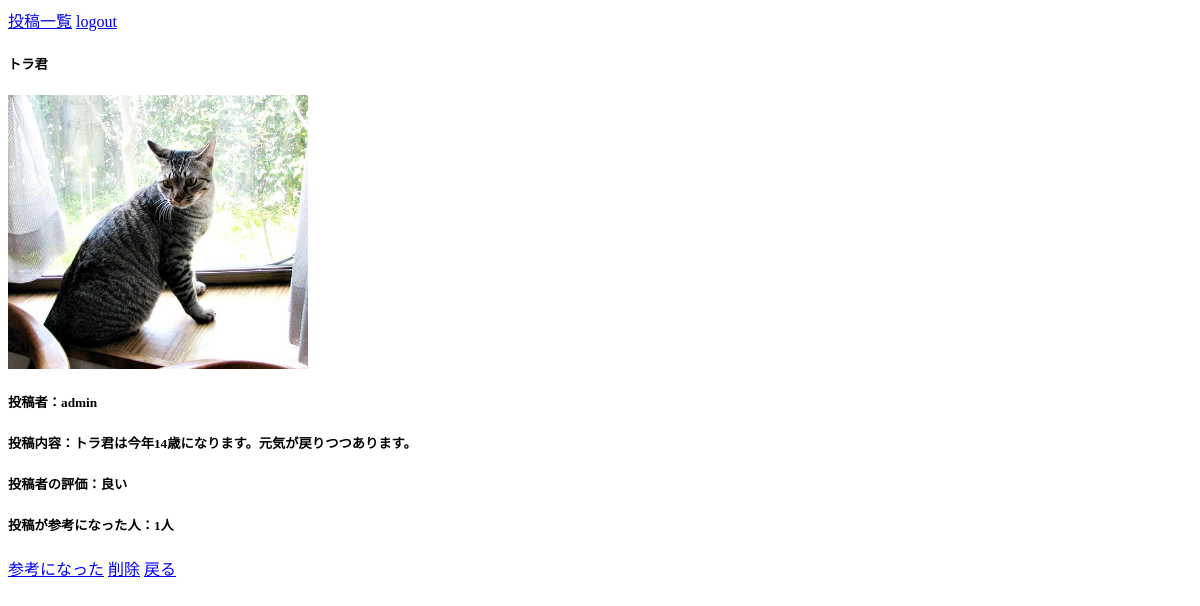
The app's page /postingapp/detail/7/ (signed in) with its own data.
### postingapp/models.py (models this page shows)
class PostingModel(models.Model):
	title = models.CharField(max_length=100)
	content = models.TextField()
	author = models.ForeignKey(User, on_delete=models.CASCADE)
	images = models.ImageField(upload_to='')
	useful_review = models.IntegerField(null=True, blank=True, default=0)
	useful_review_record = models.TextField()
	evaluation = models.CharField(max_length=10, choices=EVALUATION_CHICES)
	created_at = models.DateTimeField("投稿日", auto_now_add=True)

### postingapp/views.py (the view)
# urls.py: path('detail/<int:pk>/', detailview, name='detail'),
@login_required
def detailview(request, pk):
	object = PostingModel.objects.get(pk=pk)
	return render(request, 'detail.html', {'object':object})

### templates/detail.html
{% extends 'base.html' %}
{% load static %}
{% block header %}
  <link rel='stylesheet' type="text/css" href="{% static 'style.css' %}">
{% endblock header %}
{% block content %}
  <div class='container'>
	<div class="card">
	  <h5 class="card-header">{{ object.title }}</h5>
	  <div class="card-body">
		<p><img src='{{ object.images.url }}' width=300></p>
		<h5 class="card-title">投稿者：{{ object.author }}</h5>
		<h5 class="card-title">投稿内容：{{ object.content }}</h5>
		<h5 class="card-title">投稿者の評価：{{ object.evaluation }}</h5>
		<h5 class="card-title">投稿が参考になった人：{{ object.useful_review }}人</h5>
		<a href="{% url 'evaluation' object.pk %}" class="btn btn-primary">参考になった</a>
		<a href="{% url 'delete' object.pk %}" class="btn btn-secondary">削除</a>
		<a href="{% url 'top' %}" class="btn btn-primary">戻る</a>
	  </div>
	</div>
  </div>
{% endblock content %}

### static/style1.css (style rules this page uses)
.card { margin-bottom: 30px; }

### static/style.css (style rules this page uses)
.card { margin-bottom: 30px; }

### records on screen
PostingModel: title "トラ君", images (picture), author "admin", content "トラ君は今年14歳になります。元気が戻りつつあります。", evaluation "良い", useful_review "1"
